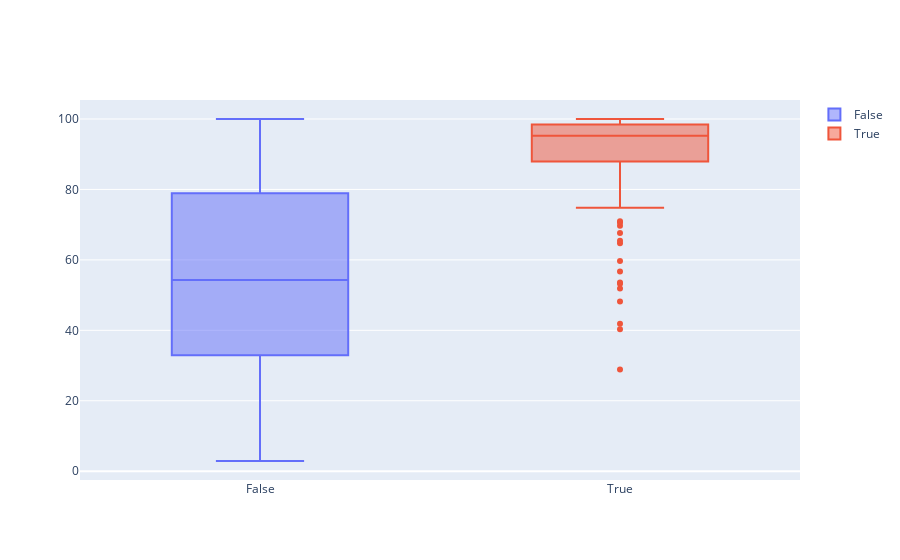

Notebook code cell kept with this figure:
### Code cell
data = []

# Create a box trace for each genre in our dataset
for indus_type in df.INDUS_NEW.unique():
    data.append(go.Box(y=df[df.INDUS_NEW == indus_type].AGE, name=str(indus_type)))

# Visualize
iplot(data, show_link=False)

### Figure 1 — Plotly figure (JSON) as saved in the notebook; plotly's stock layout.template omitted (floating-point values rounded to 4 significant figures; data arrays with more than 128 entries replaced by an {"elided": "..."} marker saying what was removed)
{"data": [{"name": "False", "type": "box", "y": {"elided": "314 float values"}}, {"name": "True", "type": "box", "y": {"elided": "192 float values"}}], "layout": {}}
